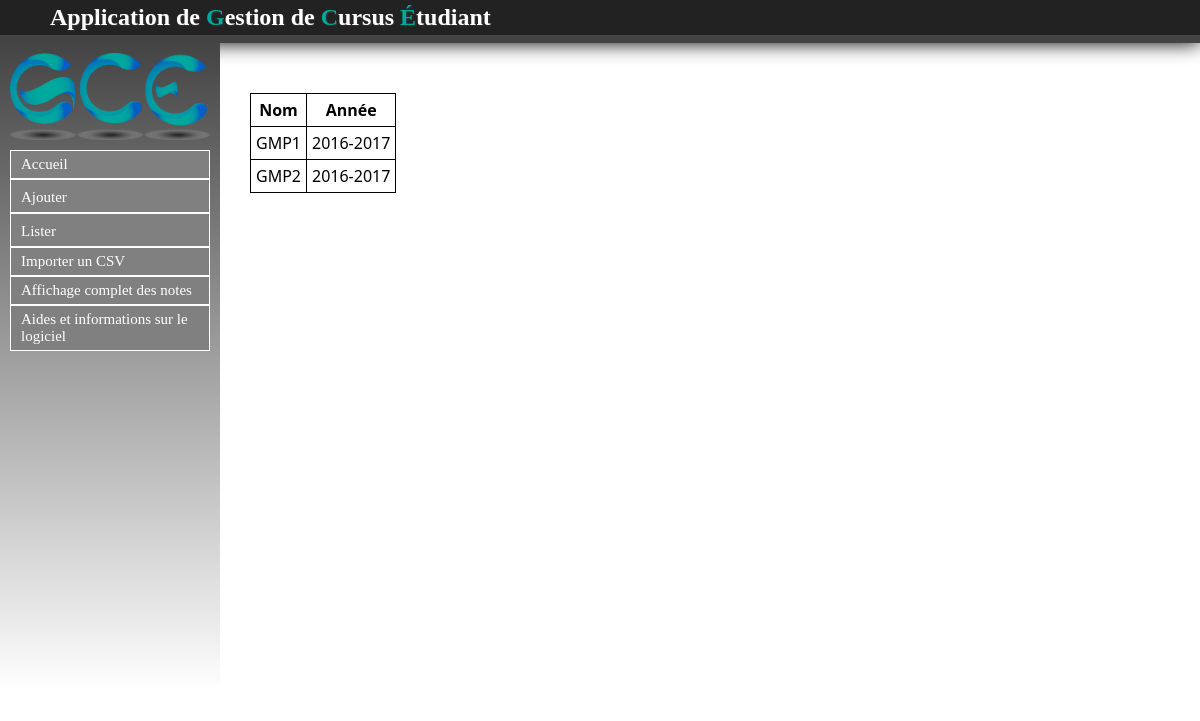
Page /Diplome/listerDiplomes on the earlier database version.
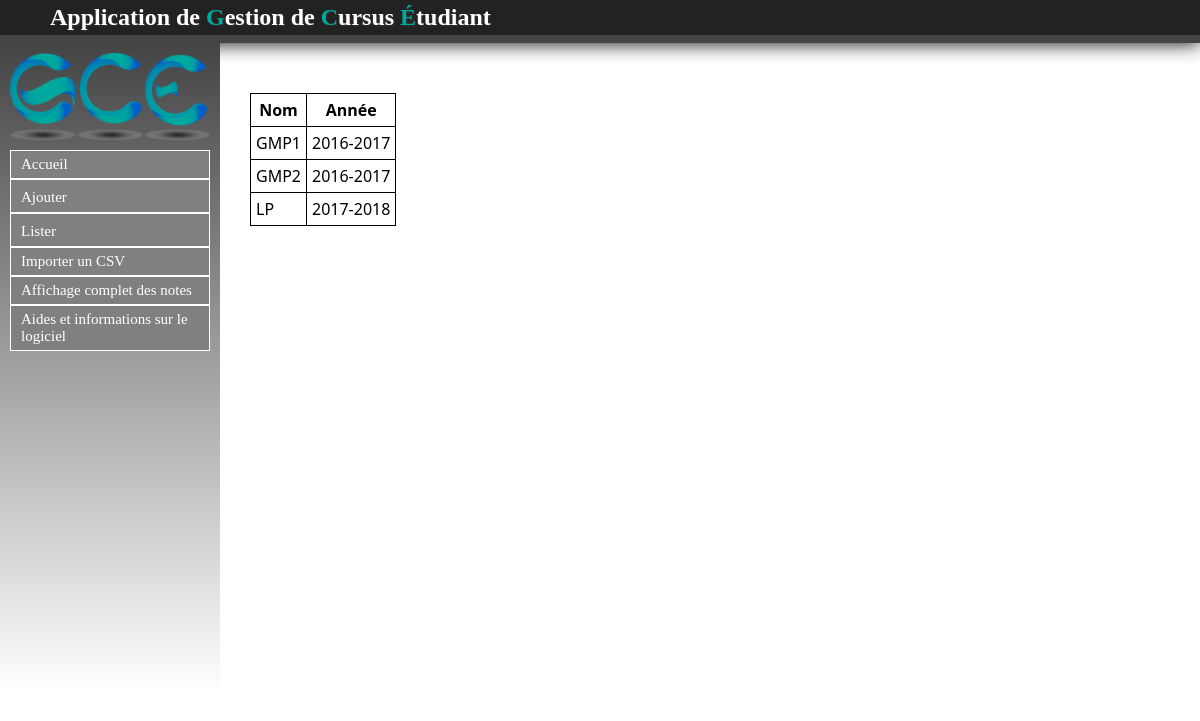
Same page on the later database version.
### Diplome/models.py (models this page shows, shortened)
class Diplome(models.Model):
	nom = models.CharField(max_length=30,null=False)
	annee = models.ForeignKey(Annee, null=True)

### Annee/models.py (models this page shows)
class Annee(models.Model):
	annee = models.CharField(max_length=9,null=False)
	def __str__(self):
		return self.annee

### Diplome/views.py (the view)
def listerDiplomes(request):
	dips = Diplome.objects.all()
	return render(request, 'contenu_html/listerDiplomes.html',{'dips': dips})

### Diplome/templates/contenu_html/listerDiplomes.html (shortened to what this page needs)
{% extends "templates/base.html" %}
{% block content %}
{% if not dips %}
	<p>Pas de diplome</p>
{% else %}
	<table style="border:1px solid black; border-collapse : collapse;">
	<tr>
		<th style="border:1px solid black;">Nom</th>
		<th style="border:1px solid black;">Année</th>
	</tr>
{% endif %}
{% for dip in dips %}
	<tr>
		<td style="border:1px solid black;">{{ dip.nom }}</td>
		<td style="border:1px solid black;">{{ dip.annee }}</td>
	</tr>
{% endfor %}
</table>
{% endblock %}

Differences in the rows shown:
added Diplome: nom "LP", annee "2017-2018"
